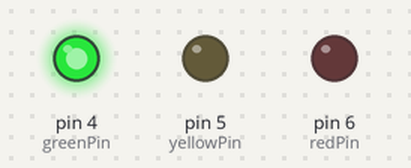
This sketch was run on a simulated Arduino Uno, built with avr-gcc and run on an emulated ATmega328P. Shown: output pins drawn as LEDs (lit = HIGH).

Above: at 5.0 s.
At 11.8 s:
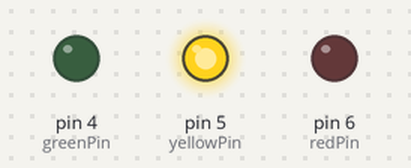
At 28.6 s:
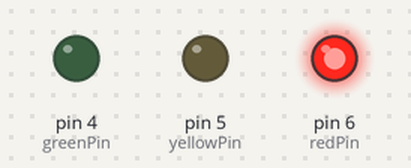
Timing chart, 0 to 56.7 s (numbered marks = the images above):
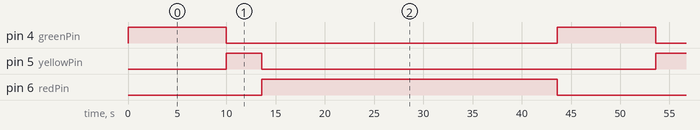

Measured:
- by itself, pin 4 (greenPin): alternates HIGH for 10.0 s and LOW for 33.6 s
- by itself, pin 5 (yellowPin): alternates HIGH for 3.6 s and LOW for 40.0 s
- by itself, pin 6 (redPin): alternates HIGH for 30.0 s and LOW for 13.6 s

The sketch:

single-traffic-light.ino
```cpp
int greenPin = 4;
int yellowPin = 5;
int redPin = 6;

void setup() {
  pinMode(greenPin, OUTPUT);
  pinMode(yellowPin, OUTPUT);
  pinMode(redPin, OUTPUT);
}

void loop() {
  digitalWrite(greenPin, HIGH);
  delay(10000);
  digitalWrite(greenPin, LOW);
  digitalWrite(yellowPin, HIGH);
  delay(3600);
  digitalWrite(yellowPin, LOW);
  digitalWrite(redPin, HIGH);
  delay(30000);
  digitalWrite(redPin, LOW);
}
```
